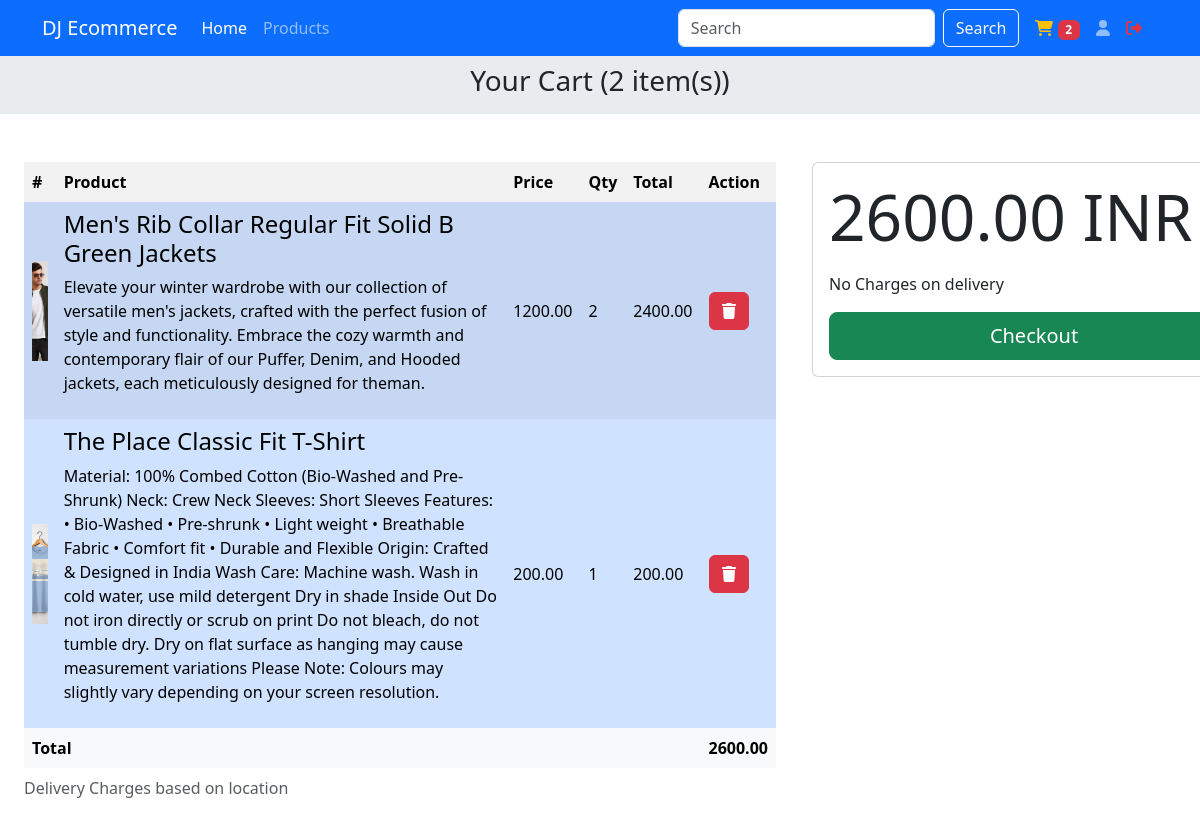
/cart/show (signed in), run on the app's committed database.
### cart/models.py (models this page shows)
class CartItem(models.Model):
    cart = models.ForeignKey(Cart, on_delete=models.CASCADE)
    product= models.ForeignKey(Product, on_delete=models.CASCADE)
    quantity = models.PositiveBigIntegerField(default = 1)
    def total_price(self):
        return self.product.price * self.quantity

### products/models.py (models this page shows)
class Product(models.Model):
    title = models.CharField(max_length = 244)
    brand = models.CharField(max_length = 255, default="N/A")
    category = models.ForeignKey(Category, on_delete = models.DO_NOTHING)
    price = models.DecimalField(max_digits=10, decimal_places=2)
    seller = models.ForeignKey(User, on_delete=models.CASCADE)
    description = models.TextField()
    image= models.ImageField(upload_to='product/')
    slug = models.SlugField(max_length= 255, unique= True)
    created_at = models.DateTimeField(auto_now_add = True)
    updated_at = models.DateTimeField(auto_now = True)

### cart/views.py (the view)
# urls.py: path('show', views.show_cart, name='show_cart'),
@login_required
def show_cart(request):
    try:
        cart = Cart.objects.get(user=request.user)
        cart_items = cart.cartitem_set.all()
        total_price = 0
        for item in cart_items:
            total_price += item.product.price * item.quantity
        return render(request, 'cart/show.html', {
            'cart_items': cart_items,
            'total_price': total_price,
        })
    except:
        messages.error(request, 'Cart is empty')
        return redirect('index')

### cart/templatetags/cart_tags.py (called while the page is built)
@register.simple_tag(takes_context=True)
def cart_item_count(context):
    request = context['request']
    if 'cart' in request.session:
        return request.session['cart']
    else:
        cart = Cart.objects.filter(user=request.user).first()
        if cart:
            no_of_items = cart.cartitem_set.count()
            request.session['cart'] = no_of_items
            return no_of_items
        return 0

### templates/cart/show.html (shortened to what this page needs)
{% extends 'layout/base.html' %}
{% load static %}
{% load crispy_forms_tags %}
{% block content %}
<div class="container-fluid bg-body-secondary p-2 text-center">
    <h3>
        Your Cart ({{request.session.cart}} item(s))
    </h3>
</div>
<div class="container-fluid py-5">
    <div class="row">
        <div class="col-md-8 mx-auto">
            <div class="container-fluid">
                <div class="row">
                    <div class="table-responsive">
                        <table class="table table-striped table-hover table-borderless align-middle">
                            <thead class="table-light">
                                <caption>
                                    Delivery Charges based on location
                                </caption>
                                <tr>
                                    <th>#</th>
                                    <th>Product</th>
                                    <th>Price</th>
                                    <th>Qty</th>
                                    <th>Total</th>
                                    <th>Action</th>
                                </tr>
                            </thead>
                            <tbody class="table-group-divider">
                                {% for item in cart_items %}
                                <tr class="table-primary">
                                    <td scope="row">
                                        <img src="{{item.product.image.url}}" alt="product" class="img-fluid"
                                            style="height: 100px; object-fit: cover;">
                                    </td>
                                    <td>
                                        <h4>{{item.product.title}}</h4>
                                        <p>{{item.product.description}}</p>
                                    </td>
                                    <td>
                                        <div class="d-flex justify-content-between">
                                            {{item.product.price}}
                                        </div>
                                    </td>
                                    <td>
                                        <div class="d-flex justify-content-between">
                                            {{item.quantity}}
                                        </div>
                                    </td>
                                    <td>
                                        <div class="d-flex justify-content-between">
                                            {{item.total_price}}
                                        </div>
                                    </td>
                                    <td>
                                        <a class="btn btn-danger" href="{% url 'remove_product' item.product.slug %}">
                                            <i class="fas fa-trash"></i>
                                        </a>
                                    </td>
                                </tr>
                                {% empty %}
                                <tr class="table-primary">
                                    <td scope="row">No item in cart</td>
                                    <td></td>
                                    <td></td>
                                </tr>
                                {% endfor %}
                            </tbody>
                            <tfoot>
                                <tr class="table-light fw-bolder">
                                    <td colspan="5">Total</td>
                                    <td >{{total_price}}</td>
                                </tr>
                            </tfoot>
                        </table>
                    </div>
                </div>
            </div>
        </div>
        <div class="col-md-4" style="overflow: hidden;">
            <div class="card">
                <div class="card-body">
                    <p class="display-3">
                        {{total_price}} INR
                        <div class="">No Charges on delivery</div>
                    </p>
                    <div class="d-grid">
                        <a class="btn btn-lg btn-block btn-success" href="{% url 'checkout' %}">
                            Checkout
                        </a>
                    </div>
                </div>
            </div>
        </div>
    </div>
</div>
{% endblock content %}

### templates/cart/show.html (style rules this page uses)
.card { width: 444px; }

### data on the page
CartItem: product.image (picture), product "Men's Rib Collar Regular Fit Solid B Green Jackets", product.description "Elevate your winter wardrobe with our collection of versatile men's jackets, crafted with the perfect fusion of style and functionality. Embrace the cozy warmth and contemporary flair of our Puffer, Denim, and Hooded jackets, each meticulously designed for theman.", product.price "1200.00", quantity "2", total_price "2400.00"
CartItem: product.image (picture), product "The Place Classic Fit T-Shirt", product.description "Material: 100% Combed Cotton (Bio-Washed and Pre-Shrunk) Neck: Crew Neck Sleeves: Short Sleeves Features: • Bio-Washed • Pre-shrunk • Light weight • Breathable Fabric • Comfort fit • Durable and Flexible Origin: Crafted & Designed in India Wash Care: Machine wash. Wash in cold water, use mild detergent Dry in shade Inside Out Do not iron directly or scrub on print Do not bleach, do not tumble dry. Dry on flat surface as hanging may cause measurement variations Please Note: Colours may slightly vary depending on your screen resolution.", product.price "200.00", quantity "1", total_price "200.00"

### other printed values
{{ item_count }} "2"
{{ request.session.cart }} "2"
{{ total_price }} "2600.00"
